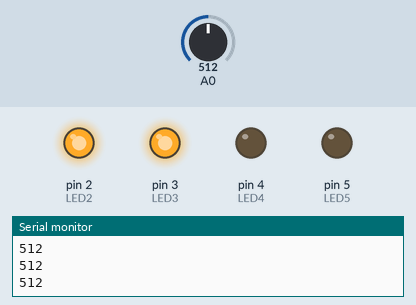
Recording of a sketch running on a simulated Arduino Uno, built with avr-gcc and run on an emulated ATmega328P. On the bench: output pins drawn as LEDs (lit = HIGH), the last lines printed to the serial monitor. The test bench sets the inputs (shaded band); at power-on: A0 = 512.

Above: at 1.2 s.
1.3 s: A0 set to 621
2.8 s: A0 set to 645
At 3.5 s:
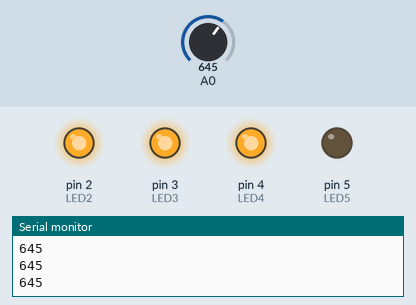
4.3 s: A0 set to 900
At 5.5 s:
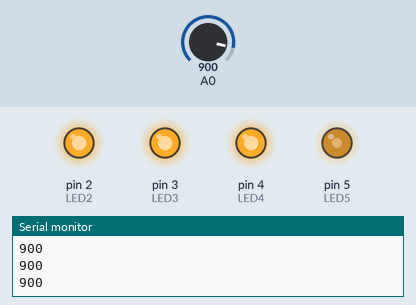
5.8 s: A0 set to 1023
At 6.8 s:
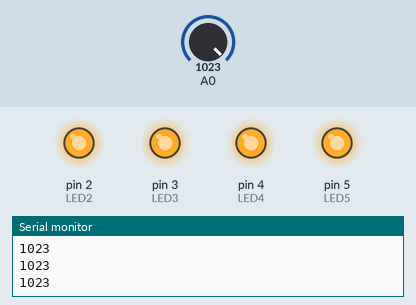
7.3 s: A0 set to 245
At 8.1 s:
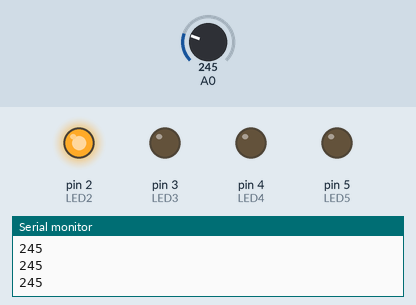
8.8 s: A0 set to 134
10.3 s: A0 set to 116
At 11.4 s:
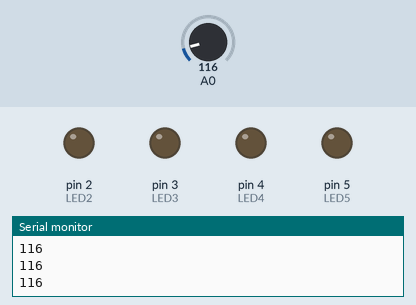
Timing chart, 0 to 12.8 s (numbered marks = the images above; inputs shaded):
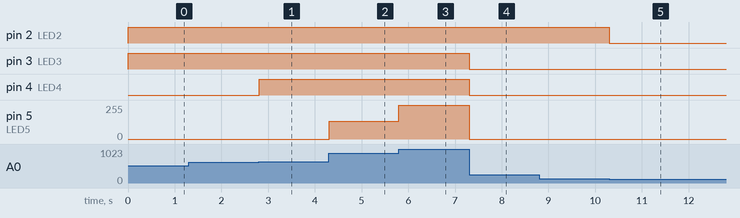

The sketch:

7.1.ino
```cpp
const int LED2 = 2;
const int LED3 = 3;
const int LED4 = 4;
const int LED5 = 5;

void setup()
{
  Serial.begin(9600);
  pinMode(LED2, OUTPUT);
  pinMode(LED3, OUTPUT);
  pinMode(LED4, OUTPUT);
  pinMode(LED5, OUTPUT);
}

void loop()
{
  int value = analogRead(0);
  Serial.println(value);

  int values[] = {0, 0, 0, 0};

  //values[0] = constrain(map(value, 256, 512, 0, 255), 0, 255);

  for (int i = 0; i < 4; ++i){
    if(value > 255){
    	value = value - 255;
      values[i] = 255;
    }
    else{
      values[i] = value;
    	value = 0;
    }
  }

  analogWrite(LED2, values[0]);
  analogWrite(LED3, values[1]);
  analogWrite(LED4, values[2]);
  analogWrite(LED5, values[3]);

  delay(5);
}
```

Measured:
- the behaviour switches between 637 and 638 on A0 (found by bisection; images 0 and 1)
- the behaviour switches between 128 and 127 on A0 (found by bisection; images 4 and 5)
- after the input at 2.8 s, pin 4 (LED4): LOW → HIGH at once
- after the input at 4.3 s, pin 5 (LED5): 0/255 → 135/255 at once
- after the input at 5.8 s, pin 5 (LED5): 135/255 → 255/255 at once
- after the input at 7.3 s, pin 3 (LED3), pin 4 (LED4): HIGH → LOW at once; pin 5 (LED5): 255/255 → 0/255 at once
- after the input at 10.3 s, pin 2 (LED2): HIGH → LOW at once
